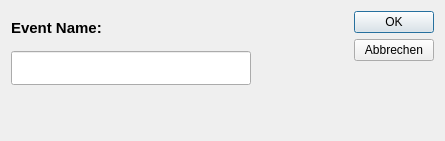
<?xml version="1.0" encoding="UTF-8"?>
<!--
SBDelphin 03 - Ammerseeschwimmen - RFID Manager
Copyright (C) 2016 Steiner Angela,
				   Cestonaro Thilo

This program is free software: you can redistribute it and/or modify
it under the terms of the GNU General Public License as published by
the Free Software Foundation, either version 3 of the License, or
(at your option) any later version.

This program is distributed in the hope that it will be useful,
but WITHOUT ANY WARRANTY; without even the implied warranty of
MERCHANTABILITY or FITNESS FOR A PARTICULAR PURPOSE.  See the
GNU General Public License for more details.

You should have received a copy of the GNU General Public License
along with this program.  If not, see <http://www.gnu.org/licenses/>.
-->
<ui version="4.0">
 <class>Event_add</class>
 <widget class="QDialog" name="Event_add">
  <property name="geometry">
   <rect>
    <x>0</x>
    <y>0</y>
    <width>445</width>
    <height>141</height>
   </rect>
  </property>
  <property name="windowTitle">
   <string>Dialog</string>
  </property>
  <layout class="QHBoxLayout" name="horizontalLayout_2">
   <item>
    <layout class="QHBoxLayout" name="horizontalLayout">
     <item>
      <layout class="QVBoxLayout" name="verticalLayout">
       <property name="sizeConstraint">
        <enum>QLayout::SetMinAndMaxSize</enum>
       </property>
       <item>
        <widget class="QLabel" name="lbl_EventName">
         <property name="font">
          <font>
           <pointsize>11</pointsize>
           <weight>75</weight>
           <bold>true</bold>
          </font>
         </property>
         <property name="text">
          <string>Event Name:</string>
         </property>
         <property name="textFormat">
          <enum>Qt::AutoText</enum>
         </property>
        </widget>
       </item>
       <item>
        <widget class="QLineEdit" name="lineEdit_Event_Name">
         <property name="sizePolicy">
          <sizepolicy hsizetype="Preferred" vsizetype="Preferred">
           <horstretch>0</horstretch>
           <verstretch>0</verstretch>
          </sizepolicy>
         </property>
         <property name="minimumSize">
          <size>
           <width>240</width>
           <height>0</height>
          </size>
         </property>
         <property name="maximumSize">
          <size>
           <width>80</width>
           <height>16777215</height>
          </size>
         </property>
        </widget>
       </item>
       <item>
        <spacer name="verticalSpacer_2">
         <property name="orientation">
          <enum>Qt::Vertical</enum>
         </property>
         <property name="sizeType">
          <enum>QSizePolicy::Preferred</enum>
         </property>
         <property name="sizeHint" stdset="0">
          <size>
           <width>15</width>
           <height>45</height>
          </size>
         </property>
        </spacer>
       </item>
      </layout>
     </item>
     <item>
      <spacer name="horizontalSpacer">
       <property name="orientation">
        <enum>Qt::Horizontal</enum>
       </property>
       <property name="sizeHint" stdset="0">
        <size>
         <width>40</width>
         <height>20</height>
        </size>
       </property>
      </spacer>
     </item>
     <item>
      <layout class="QVBoxLayout" name="verticalLayout_2">
       <item>
        <widget class="QPushButton" name="pBtn_Event_Add_OK">
         <property name="text">
          <string>OK</string>
         </property>
        </widget>
       </item>
       <item>
        <widget class="QPushButton" name="pBtn_Event_Add_Abbrechen">
         <property name="text">
          <string>Abbrechen</string>
         </property>
        </widget>
       </item>
       <item>
        <spacer name="verticalSpacer">
         <property name="orientation">
          <enum>Qt::Vertical</enum>
         </property>
         <property name="sizeHint" stdset="0">
          <size>
           <width>20</width>
           <height>40</height>
          </size>
         </property>
        </spacer>
       </item>
      </layout>
     </item>
    </layout>
   </item>
  </layout>
 </widget>
 <resources/>
 <connections>
  <connection>
   <sender>pBtn_Event_Add_Abbrechen</sender>
   <signal>clicked()</signal>
   <receiver>Event_add</receiver>
   <slot>close()</slot>
   <hints>
    <hint type="sourcelabel">
     <x>392</x>
     <y>53</y>
    </hint>
    <hint type="destinationlabel">
     <x>397</x>
     <y>77</y>
    </hint>
   </hints>
  </connection>
 </connections>
</ui>
